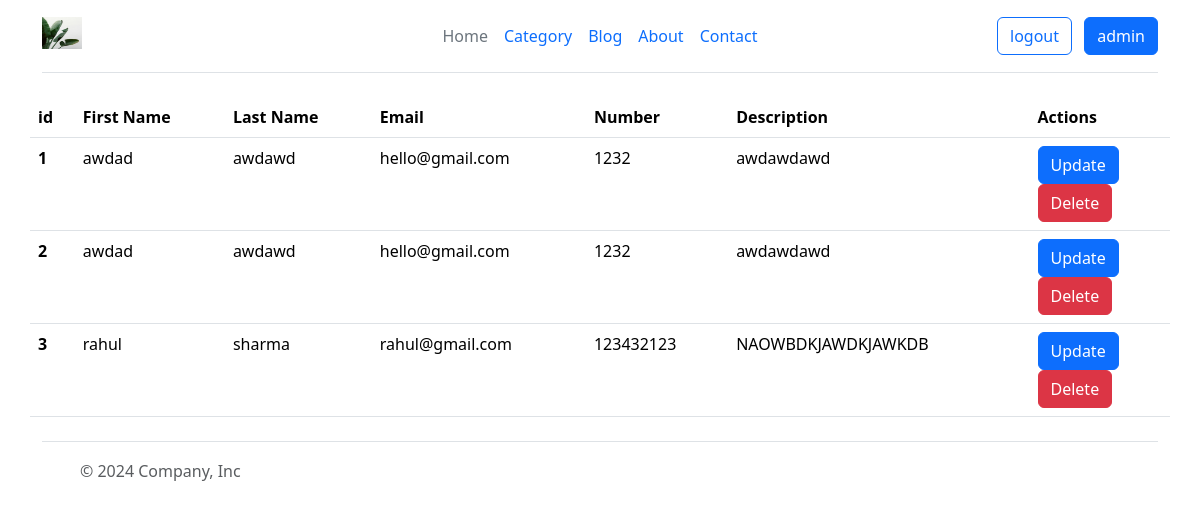
The app's page /allContact/ (signed in), older data.
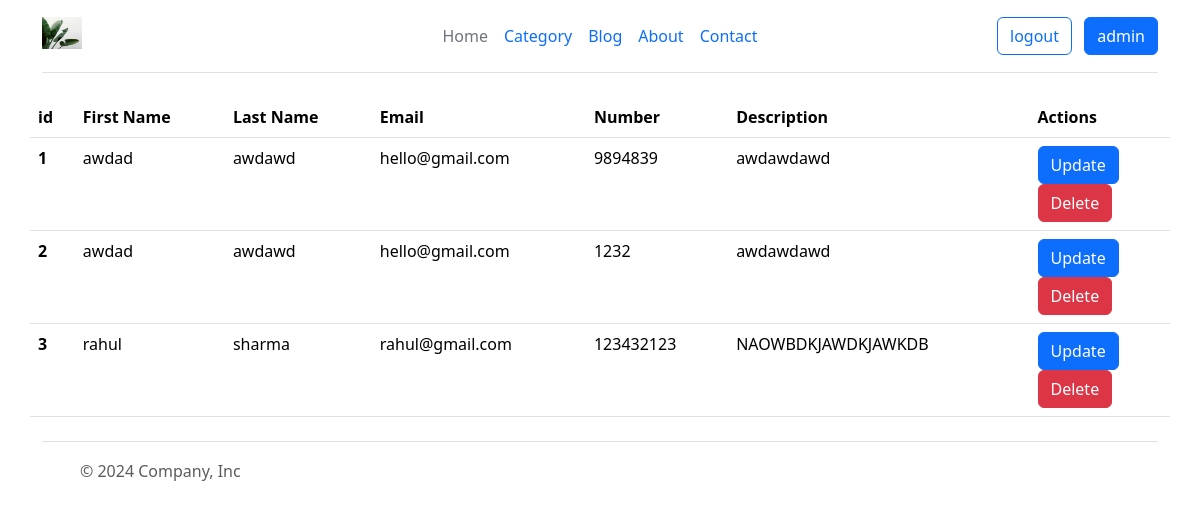
The same page, newer data.
### contact/models.py (models this page shows, shortened)
class Contact(models.Model):
    first_name = models.CharField(max_length=50)
    last_name = models.CharField(max_length=50)
    email = models.CharField(max_length=50)
    description = models.TextField()
    number = models.CharField(max_length=12)

### contact/views.py (the view)
# urls.py: path('allContact/', views.allContact_view, name="allContact"),
@login_required
def allContact_view(request):
    contact = Contact.objects.all()
    return render(request, "allContact.html", {'contact':contact})

### templates/allContact.html (shortened to what this page needs)
{% include "header.html" %}
<table class="table container">
  <thead>
    <tr>
      <th scope="col">id</th>
      <th scope="col">First Name</th>
      <th scope="col">Last Name</th>
      <th scope="col">Email</th>
      <th scope="col">Number</th>
      <th scope="col">Description</th>
      <th scope="col">Actions</th>
    </tr>
  </thead>
  <tbody>
    {% for a in contact %}
    <tr>
      <th scope="row">{{a.id}}</th>
      <td>{{a.first_name}}</td>
      <td>{{a.last_name}}</td>
      <td>{{a.email}}</td>
      <td>{{a.number}}</td>
      <td>{{a.description}}</td>
      <td>
        <a href={% url "updateContact" pk=a.id %} class="btn btn-primary">Update</a>
        <form method="POST" action={%  url "deleteContact" pk=a.id %} >
            <button type="submit" class="btn btn-danger">Delete</button>
        </form>
      </td>
    </tr>
    {% endfor %}
  </tbody>
</table>
{% include "footer.html" %}

Row changes from the older to the newer data that the page shows:
changed Contact id 1: number "1232" → "9894839"
